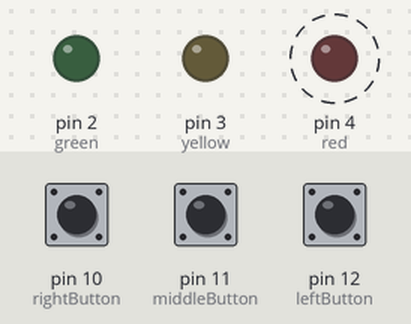
Bench run of a sketch on a simulated Arduino Uno, built with avr-gcc and run on an emulated ATmega328P. On the bench: output pins drawn as LEDs (lit = HIGH). Dashed ring = blinking. Inputs (shaded band) come from the test bench; at power-on: pin 10 (rightButton) HIGH, pin 11 (middleButton) HIGH, pin 12 (leftButton) HIGH.

Above: at 1.06 s.
1.3 s: pin 10 (rightButton) pulled LOW for 0.15 s
At 1.43 s:
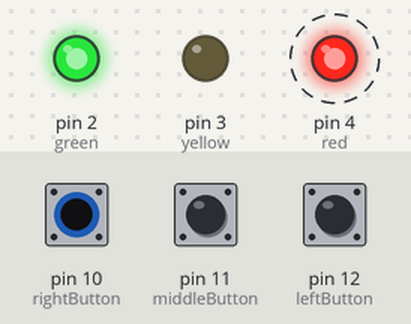
4.3 s: pin 11 (middleButton) pulled LOW for 1 s
At 5.18 s:
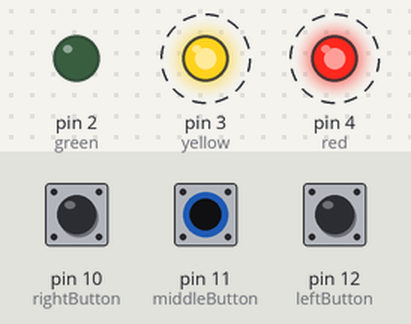
7.3 s: pin 12 (leftButton) pulled LOW for 3.2 s
12.0 s: pin 10 (rightButton) pulled LOW for 3.2 s
At 12.06 s:
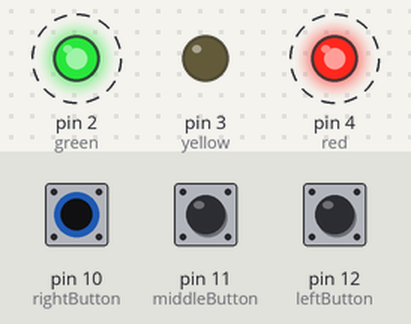
16.7 s: pin 11 (middleButton) pulled LOW for 0.15 s
At 17.56 s:
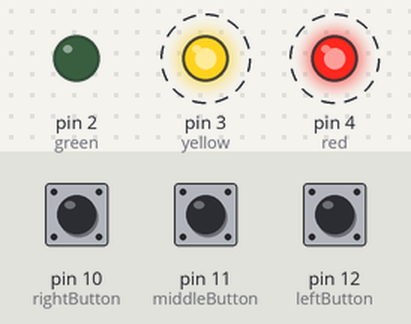
19.7 s: pin 10 (rightButton) driven LOW and pin 11 (middleButton) driven LOW
At 20.31 s:
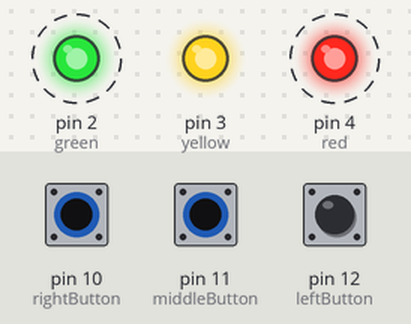
Timing chart, 0 to 23.7 s (numbered marks = the images above; inputs shaded):
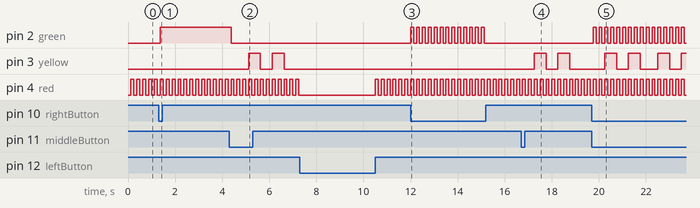

Measured:
- after the input at 1.3 s, pin 2 (green): LOW → HIGH after 0.08 s
- after the input at 4.3 s, pin 3 (yellow): alternates HIGH for 0.50 s and LOW for 0.50 s, starting after 0.83 s
- after the input at 12.0 s, pin 2 (green): alternates HIGH for 0.13 s and LOW for 0.13 s, 26 changes in all, then stays LOW, starting at once
- after the input at 16.7 s, pin 3 (yellow): alternates HIGH for 0.50 s and LOW for 0.50 s, starting after 0.56 s
- after the input at 19.7 s, pin 2 (green): alternates HIGH for 0.13 s and LOW for 0.13 s, starting after 0.06 s; pin 3 (yellow): goes HIGH 0.50 s, LOW 0.50 s, HIGH 0.50 s, LOW 0.75 s, HIGH 0.50 s, LOW 0.50 s, then HIGH, starting after 0.56 s
- by itself, pin 4 (red): alternates HIGH for 0.13 s and LOW for 0.13 s

The sketch:

Assign2.ino
```cpp
const int	rightButton = 10;
const int	green = 2;
const int	middleButton = 11;
const int	yellow = 3;
const int	leftButton = 12;
const int	red = 4;

bool	buttonstateGreen = false;
bool	buttonstateYellow = false;
bool	buttonstateRed = false;

bool	stateGreen = false;
bool	stateYellow = false;
bool	stateRed = false;

int	timerGreen = 0;
int	timerYellow = 0;
int	timerRed = 0;

void	checkRight()
{
	if(digitalRead(rightButton) == LOW && stateGreen == false && stateRed != true)
	{
		timerGreen = 3000;
	}
	if(digitalRead(rightButton) == LOW && stateGreen == true)
	{
		timerGreen = 0;
	}
}

void	checkLeft()
{
	if(digitalRead(leftButton) == HIGH && stateRed == false)
	{
		timerRed = 3000;
	}
	if(digitalRead(leftButton) == HIGH && stateRed == true)
	{
		timerRed = 0;
	}
}

void	checkMiddle()
{
	if(digitalRead(middleButton) == LOW && stateYellow == false && stateGreen == false && stateRed == false)
	{
		timerYellow = 2000;
	}
}

void	setup()
{
	pinMode(green, OUTPUT);
	pinMode(rightButton, INPUT_PULLUP);
	pinMode(yellow, OUTPUT);
	pinMode(middleButton, INPUT_PULLUP);
	pinMode(red, OUTPUT);
	pinMode(leftButton, INPUT_PULLUP);

}

void	loop()
{
	delay(125);
	checkRight();
	checkLeft();
	checkMiddle();
	//Check if there are any time added to the timer and turn on the LED
	if(timerGreen != 0 && stateGreen == false)
	{
		stateGreen = true;
		digitalWrite(green, true);
	}
	if(timerYellow != 0 && stateYellow == false)
	{
		stateYellow = true;
		digitalWrite(yellow, true);
	}
	if(timerRed != 0 && stateRed == false)
	{
		stateRed = true;
		digitalWrite(red, true);
	}
	//yellow case
	if(timerYellow != 0 && timerYellow % 500 == 0)
	{
		digitalWrite(yellow, !digitalRead(yellow));
	}
	//Check if there any timer reach 0 and turn it off
	if(timerGreen == 0 && stateGreen == true)
	{
		stateGreen = false;
		digitalWrite(green, false);
	}
	if(timerRed == 0 && stateRed == true)
	{
		stateRed = false;
		digitalWrite(red, false);
	}
	if(timerYellow == 0 && stateYellow == true)
	{
		stateYellow = false;
		digitalWrite(yellow, false);
	}
	//Counting down section
	if(timerGreen != 0)
	{
		timerGreen -= 125;
	}
	if(timerYellow != 0)
	{
		timerYellow -= 125;
	}
	if(timerRed != 0)
	{
		timerRed -= 125;
	}
}
```
